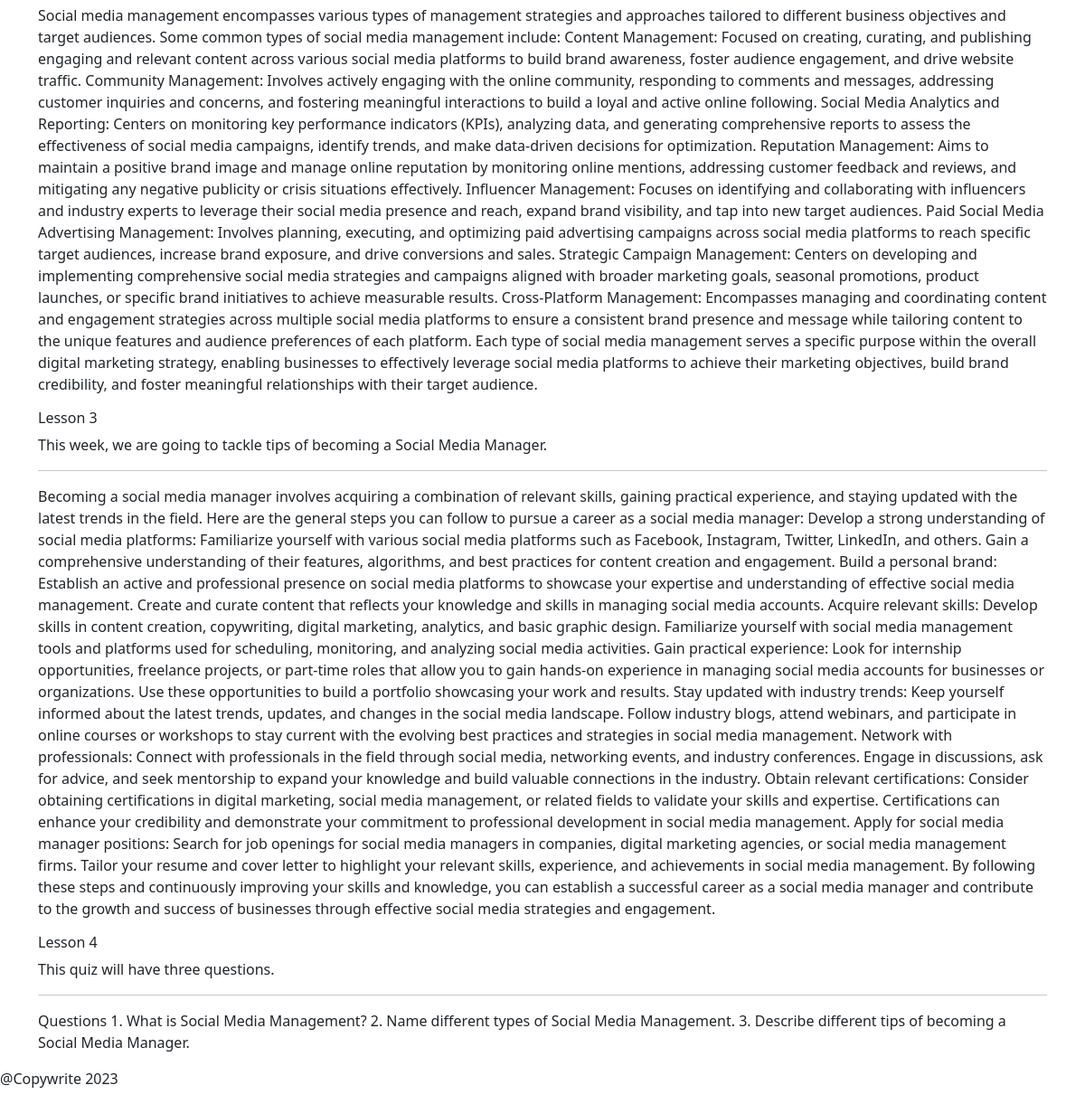
The app's page /classroom/2 (lower part), older data.
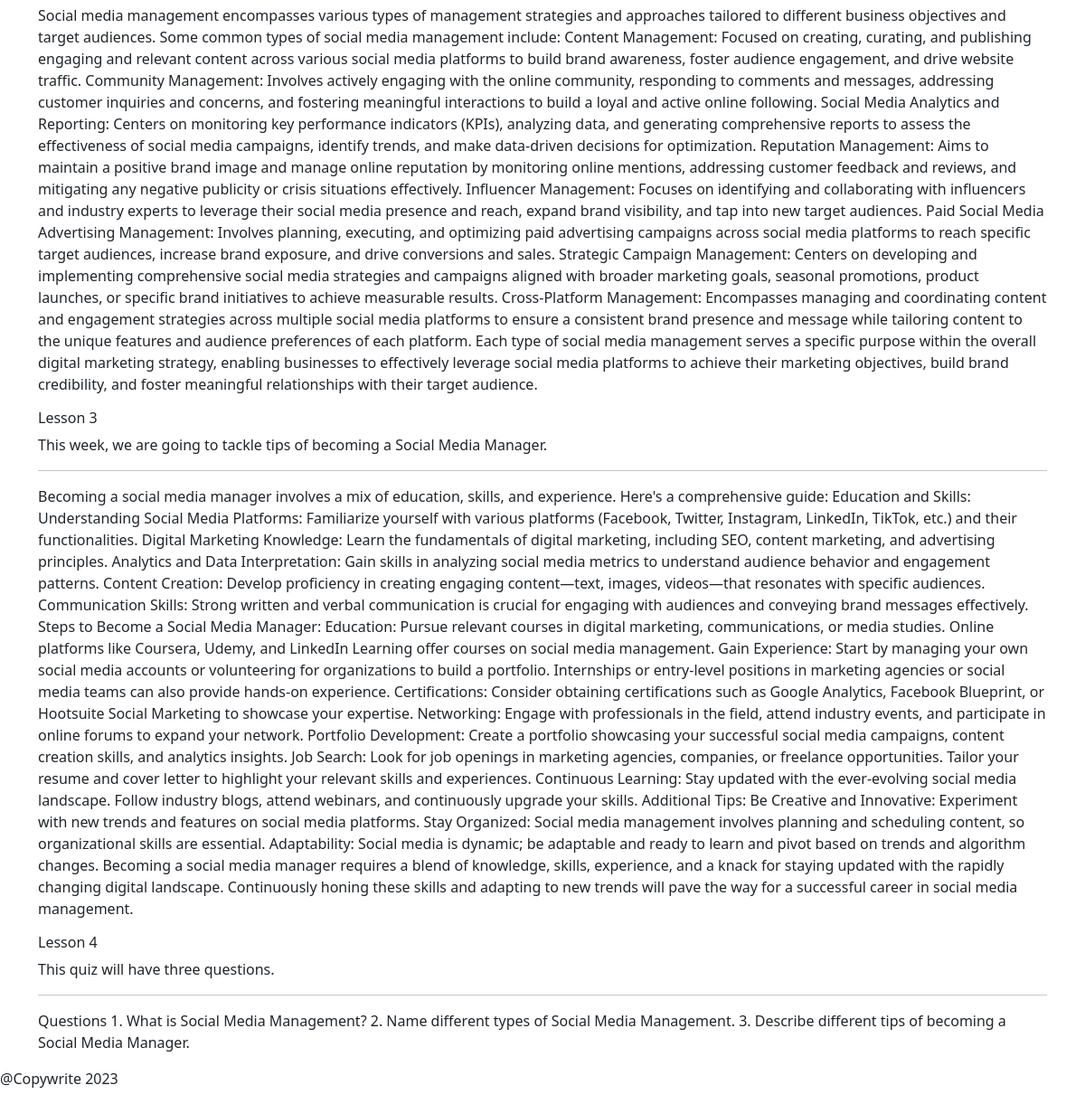
The same page, newer data.
### LearnifyAce/models.py (models this page shows, shortened)
class Lessons(models.Model):
    course = models.ForeignKey(Course, on_delete=models.CASCADE)
    title = models.CharField(max_length=100)
    description = models.TextField()
    content = models.TextField()
    class Meta:
        verbose_name = "Lesson"
        verbose_name_plural = "Lessons"

### LearnifyAce/views.py (the view)
# urls.py: path('classroom/<int:pk>', views.classroom, name="classroom"),
def classroom(request, pk):
    course = Course.objects.get(pk=pk)
    lessons = Lessons.objects.filter(course=course).all()
    context = {
        "course": course,
        "lessons": lessons,
    }
    return render(request, "classroom.html", context)

### templates/classroom.html (shortened to what this page needs)
{% extends "layout.html" %}
{% block Home %}
<div class="container mt-5">
    <div>
        {% for lesson in lessons %}
        <div>
            <h6>Lesson {{ forloop.counter }}</h6>
            <p>{{ lesson.description }}</p>
            <hr>
            <p>{{ lesson.content }}</p>
        </div>
        {% empty %}
        <p>No lesson for now. Check later</p>
        {% endfor %}
    </div>
</div>
{% endblock %}

Row changes from the older to the newer data that the page shows:
changed Lessons "This week, we are going to tackle tips of becoming a Social Media Manager.": content "…social media manager involves acquiring a combination of relevant skills, gaining practical experience, and staying updated with the latest trends in the field. Here are the general steps you can follow to pursue a career as a social media manager: Develop a strong understanding of social media platforms: Familiarize yourself with various social media platforms such as Facebook, Instagram, Twitter, LinkedIn, and others. Gain a comprehensive understanding of their features, algorithms, and best practices for content creation and engagement. Build a personal brand: Establish an active and professional presence on social media platforms to showcase your expertise and understanding of…" → "…social media manager involves a mix of education, skills, and experience. Here's a comprehensive guide: Education and Skills: Understanding Social Media Platforms: Familiarize yourself with various platforms (Facebook, Twitter, Instagram, LinkedIn, TikTok, etc.) and their functionalities. Digital Marketing Knowledge: Learn the fundamentals of digital marketing, including SEO, content marketing, and advertising principles. Analytics and Data Interpretation: Gain skills in analyzing social media metrics to understand audience behavior and engagement patterns. Content Creation: Develop proficiency in creating engaging content—text, images, videos—that resonates with specific audiences.…"
